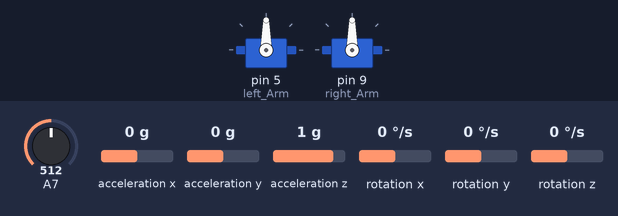
Simulated run of this sketch. Board: Arduino Nano, built with avr-gcc and run on an emulated ATmega328P. Parts: 2 × servo. Wiring (inferred from the names in the program): MPU-6050 motion sensor at I2C address 0x68. Inputs (shaded band) come from the test bench; at power-on: A7 = 512, acceleration x 0 g, acceleration y 0 g, acceleration z 1 g, rotation x 0 °/s, rotation y 0 °/s, rotation z 0 °/s. What the sketch prints to the serial monitor is not drawn.

Above: at 0.1 s.
At 0.5 s:
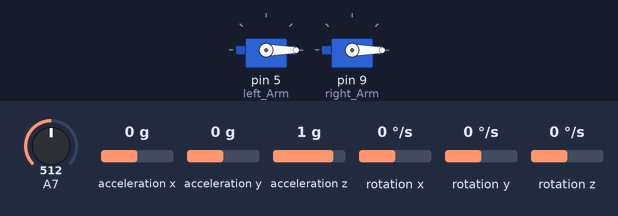
Timing chart, 0 to 2.0 s (numbered marks = the images above):
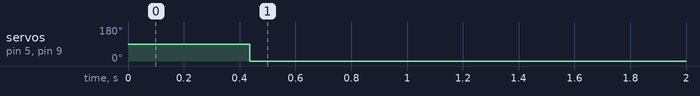

Measured:
- by itself, servo on pin 5 (left_Arm), servo on pin 9 (right_Arm): 90° → 0° at 0.44 s

The sketch:

sidd_PID.ino
```cpp
#include<Servo.h>
#include<Wire.h>


//Servo Objects :
Servo left_Arm;
Servo right_Arm;

//Joystick Variables :
int Joystick;

//PWM Variables :
int left_PWM;
int right_PWM;


//Gyro Variables :
float Gyro_raw_angleX, Gyro_raw_angleY, Gyro_raw_angleZ;
float Gyro_raw_error_X, Gyro_raw_error_Y;
float Gyro_AngleX, Gyro_AngleY;
float Gyro_error = 0;

//Acceleraton Variables :
float Accel_raw_angleX, Accel_raw_angleY, Accel_raw_angleZ;
float Accel_angle_error_X, Accel_angle_error_Y;
float Accel_AngleX, Accel_AngleY;
float Accel_error = 0;

//Angle Variables :
float Total_AngleX;
float Total_AngleY;

//Time Vairables :
float elapsedTime, timePrev, time;
float Rad_To_Deg = 180/3.141592654;

//PID Varibales :
float PID;
float error, Previous_error;
float PID_p = 0;
float PID_i = 0;
float PID_d = 0;

//PID Constants :
float kp = 0.32;
float ki = 0.27;
float kd = 0.41;
float Desired_Angle = 0;

void setup() {
  // put your setup code here, to run once:
  left_Arm.attach(5,1000,2000);
  right_Arm.attach(9,1000,2000);

  Serial.begin(9600);
  Wire.begin();

  //================================================================== -: SECTION 01 :- ==================================================================//
                     //In this Section we calculate Acceleration, Gyro and Total angle


                          ////////// Configure The MPU6050 Module //////////

   //Power Management:
     Wire.beginTransmission(0b1101000);   //This is the I2C address of MPU6050 (b1101000/b1101001 for AC0 low/high datasheet sec. 9.2)
     Wire.write(0x6B);                   //Access the register 6B - Power Management (Sec. 4.28, "register data sheet")
     Wire.write(0b00000000);             // Setting Sleep register to 0.(Required; see Note on p. 9
     Wire.endTransmission();


   //Gyroscope Configeration:
     Wire.beginTransmission(0b1101000);    //I2C address of MPU6050
     Wire.write(0x1B);                     //Accessing the register 1B
     Wire.write(0b00000000);             //Setting the gyro full scale range +/- 250 ./S [degrees per second]
     Wire.endTransmission();

    //Accelerometer Configeration:
      Wire.beginTransmission(0b1101000);  //I2C address of MPU6050
      Wire.write(0x1C);                   //Accessing the register 1C
      Wire.write(0b00010000);           //Setting the Accelerometer full scale range +/- 8g
      Wire.endTransmission();


                   //-------------------------- Calculate The Gyro_Raw_Error --------------------------//

                                 //Here We Calculate The Gyro Raw Data Before We Move To The Loop.
                                      //* We make mean of 200 values, to calculate the gyro raw error.

 if(Gyro_error==0)
  {
     for(int i=0; i<200; i++)
       {
        //recodGyroRegisters:
          Wire.beginTransmission(0b1101000);           //I2C address of MPU6050
          Wire.write(0x43);                           //Startig the ragister for gyro readings
          Wire.endTransmission();
          Wire.requestFrom(0b1101000,6);              //Request for all gyro registers (43 to 48)
          while(Wire.available() < 6);
          Gyro_raw_angleX = Wire.read()<<8|Wire.read(); //Store first two X-axis bytes into Gyro_raw_angleX
         // Gyro_raw_angleY = Wire.read()<<8|Wire.read(); //Store middle two Y-axis bytes into Gyro_raw_angleY
      //    Gyro_raw_angleZ = Wire.read()<<8|Wire.read(); // Store last two Z-axis bytes into Gyro_raw_angleZ

       //Calculate Gyro Raw Error:
         Gyro_raw_error_X =  Gyro_raw_error_X + (Gyro_raw_angleX/131.0); //X-axis
        // Gyro_raw_error_Y =  Gyro_raw_error_Y + (Gyro_raw_angleY/131.0); //Y-axis

    if(i==199)
    {
      Gyro_raw_error_X = Gyro_raw_error_X/200; //X-axis
    //  Gyro_raw_error_Y = Gyro_raw_error_Y/200; //Y-axis
      Gyro_error=1;
   }
  }
 }//End of Gyro error Calculation


    //------------------------------ Calculate The Accel_angle_Error ------------------------------//

                          //Here We Calculate The Gyro Raw Data Before We Move To The Loop.
                               //*  We make mean of 200 values, to calculate the gyro raw error.

 if(Accel_error==0)
 {
 for(int a=0; a<200; a++)
  {
    //record Acceleratopn registers:
      Wire.beginTransmission(0b1101000);              //I2C address of MPU6050
      Wire.write(0x3B);                               //Starting the register for accel readings
      Wire.endTransmission();
      Wire.requestFrom(0b1101000,6);                   //Request for all accel registers ( 3B to 40)
      while(Wire.available() < 6);
      Accel_raw_angleX = (Wire.read()<<8|Wire.read())/4096.0;  //Store first two X-axis bytes into Accel_raw_angle
    //  Accel_raw_angleY = (Wire.read()<<8|Wire.read())/4096.0; //Store middle two Y-axis bytes into Accel_raw_angleY
    //  Accel_raw_angleZ = (Wire.read()<<8|Wire.read())/4096.0;  // Store last two Z-axis bytes into Accel_raw_angleZ

   //Calculate Accel Angle Error:
     Accel_angle_error_X = Accel_angle_error_X + ((atan((Accel_raw_angleY)/sqrt(pow((Accel_raw_angleX),2) + pow((Accel_raw_angleZ),2)))*Rad_To_Deg));  //X-axis

   //  Accel_angle_error_Y = Accel_angle_error_Y + ((atan(-1*(Accel_raw_angleX)/sqrt(pow((Accel_raw_angleY),2) + pow((Accel_raw_angleZ),2)))*Rad_To_Deg));//Y-axis

   if(a==199)
     {
        Accel_angle_error_X = Accel_angle_error_X/200; //X-axis
    //    Accel_angle_error_Y = Accel_angle_error_Y/200; //Y-axis
        Accel_error=1;
  }
 }

}
}

void loop() {
  // put your main code here, to run repeatedly:
  ////////// Calculate The Elapsed Time //////////
             timePrev = time;   // the previous time is stored before the actual time read
                 time = millis();  //Actual Time Read in mili Seconds
          elapsedTime = (time - timePrev)/1000;     //Calculate elapsed Time


      //------------------ Calculate The Gyro Angle :------------------//

     //Record Gyro Registers:
       Wire.beginTransmission(0b1101000);           //I2C address of MPU6050
       Wire.write(0x43);                           //Startig the ragister for gyro readings
       Wire.endTransmission();
       Wire.requestFrom(0b1101000,6);              //Request for all gyro registers (43 to 48)
       while(Wire.available() < 6);
       Gyro_raw_angleX = Wire.read()<<8|Wire.read(); //Store first two X-axis bytes into Gyro_raw_angleX
   //    Gyro_raw_angleY = Wire.read()<<8|Wire.read(); //Store middle two Y-axis bytes into Gyro_raw_angleY
  //     Gyro_raw_angleZ = Wire.read()<<8|Wire.read(); // Store last two Z-axis bytes into Gyro_raw_angleZ

    //Calculate The Gyro_Raw_Angle:
      Gyro_raw_angleX = (Gyro_raw_angleX/131.0) - Gyro_raw_error_X; //Gyro_Angle_X
   //   Gyro_raw_angleY = (Gyro_raw_angleY/131.0) - Gyro_raw_error_Y; //Gyro_Angle_Y

    //Calculate The Gyro Angle:
            //Now we integrate the raw value in degrees per second in order to obtain the gyro angle.
               //* If we multiplied degrees/second * degrees we get "degrees".

      Gyro_AngleX = Gyro_raw_angleX*elapsedTime; //X-axis

   //   Gyro_AngleY = Gyro_raw_angleY*elapsedTime; //Y-axis


     //------------------------- Calculate The Accel Angle :-------------------------//

         //record Accel Registers:
            Wire.beginTransmission(0b1101000);              //I2C address of MPU6050
            Wire.write(0x3B);                               //Starting the register for accel readings
            Wire.endTransmission();
            Wire.requestFrom(0b1101000,6);                   //Request for all accel registers ( 3B to 40)
            while(Wire.available() < 6);
            Accel_raw_angleX = (Wire.read()<<8|Wire.read())/4096.0; //Store first two X-axis bytes into Accel_raw_angleX
        //    Accel_raw_angleY = (Wire.read()<<8|Wire.read())/4096.0; //Store middle two Y-axis bytes into Accel_raw_angleY
          //  Accel_raw_angleZ = (Wire.read()<<8|Wire.read())/4096.0; // Store last two Z-axis bytes into Accel_raw_angleZ


       //Calculate The Accel Angle:
               //Now in order to get Accel Angles we use Euler's formula with Acceleration values.
               //*And we substract the error value.

         Accel_AngleX = (atan((Accel_raw_angleY)/sqrt(pow((Accel_raw_angleX),2) + pow((Accel_raw_angleZ),2)))*Rad_To_Deg) - Accel_angle_error_X;     //X-axis

     //    Accel_AngleY = (atan(-1*(Accel_raw_angleX)/sqrt(pow((Accel_raw_angleY),2) + pow((Accel_raw_angleZ),2)))*Rad_To_Deg) -  Accel_angle_error_Y; //Y-axis


         //--------------------- Total Angle :--------------------------//

                //Calculate The Total Angle:
                  Total_AngleX = 0.98 *(Total_AngleX + Gyro_AngleX) + 0.02*Accel_AngleX; //Xaxis

               //   Total_AngleY = 0.98 *(Total_AngleY + Gyro_AngleY) + 0.02*Accel_AngleY; //y-axis


              //--------------------- Now Print The Data On Serial Monitor ------------------//
                         /*
                            Serial.print(" Gyro Data (deg)= ");
                            Serial.print(" Gyro_AngleX = ");
                            Serial.print(Gyro_AngleX);
                            Serial.print(" Gyro_AngleY = ");
                            Serial.println(Gyro_AngleY);

                            Serial.print("  Accel Data (deg)= ");
                            Serial.print(" Accel_AngleX = ");
                            Serial.print(Accel_AngleX);
                            Serial.print(" Accel_AngleY = ");
                            Serial.println(Accel_AngleY);


                            Serial.print("  Total Angle Data (deg)= ");
                            Serial.print("  Total_AngleX = ");
                            Serial.print(Total_AngleX);
                            Serial.print("  Total_AngleY = ");
                            Serial.println(Total_AngleY);
                            */


           //----------------------------- PID CONTROLLER -----------------------------//

     //First We Calculate The error:
       error = Total_AngleX - Desired_Angle;   //Calculate the roll error


    //Now Calculate The Proportional Value of Pitch and Roll PID:
       PID_p = kp*(error);   // Now Multiply Proportional **


   //Now Calculate The Intigral Value of Pitch and Roll PID:
    if(-3 < error < 3) {
      PID_i =  PID_i + (ki*error);   // To intigrate we just sum the previous intigral Value with the error
    }

 //Now Calculate The Derivative Value of Roll and Pitch PID:
  /*The Last part is derivative control works on how fast or speed the error is
   * changing.As we know the speed is the amount of error produced in a certain
   * amount of time and divided by that time.The Formula is:
   * Speed (s) = (e)/ elapsed time, where (e) is actual error which is
   * obtained by subtracting the error by previous error*/
     PID_d = kd*((error - Previous_error)/elapsedTime);


  //Now Calculate The Final PID Value:
    /*Final PID value is the sum of Proportioal Intigral
     * and Derivative part of PID*/
     PID = PID_p + PID_i + PID_d;


//====================================================================== -: SECTION 04 :- ======================================================================//
                                                              //In This Section we calculate the PWM width & send the signal to ESCs.


     //Now lets set and map pwm signals :
       Joystick = analogRead(A7);
       Joystick = map(Joystick,0,1023,0,255);

     //Now we need to convert jostick integer values into float values: (for calculation purpose)
       Joystick = (float)Joystick;
            //Serial.println(Jostick);


      //Now calulate Required PWM width :
        left_PWM  = Joystick - PID;
        right_PWM = Joystick + PID;

       //Now we need to convert pwm float values into integer values:
         left_PWM  = (int)left_PWM;
         right_PWM = (int)right_PWM;

        /*We know that we can supply minimum PWM signal is o and maximum is 255
     * but after the PWM width calculation PWM signal is exceeding the maximum
     * value so we need to adjust it and we also need to adjust the minimum value
     * because it is not accurate */
       if(left_PWM >= 255)
         { left_PWM = 255;}
       if(left_PWM < 5)
         { left_PWM = 0;}

       if(right_PWM >= 255)
         { right_PWM = 255;}
       if(right_PWM < 5)
         { right_PWM = 0;}


     // Now Send The Signal To The ESCs:
       /*In this last part of the coding we send the
        * calculated PWM width signal to all the ESCs.
        * we send the signal to the ESCs in CCW order
        * of the arms & it starts from R_F_ARM */

    /* We made some modifications in code for better control by triggering the PWM
     *  means if the push button is on send the Calculated PWM signal to the esc
     *  otherwise send low value to turn off he motor.
     *  Here Throttle[5] is ButtonState */
        if(Joystick > 5){
           left_Arm.write(left_PWM);
           right_Arm.write(right_PWM);

         } else {
            left_Arm.write(0);
            right_Arm.write(0);
         }

        // Now we store the error in previous error because it nedded for calculation process.
           Previous_error = error;


     //--------------------- Now Print The Calculted PWM Width On Serial Monitor ---------------------//

                         Serial.print(" left_Arm = ");
                         Serial.print(left_PWM);
                         Serial.print(" right_Arm = ");
                         Serial.println(right_PWM);

}
```
